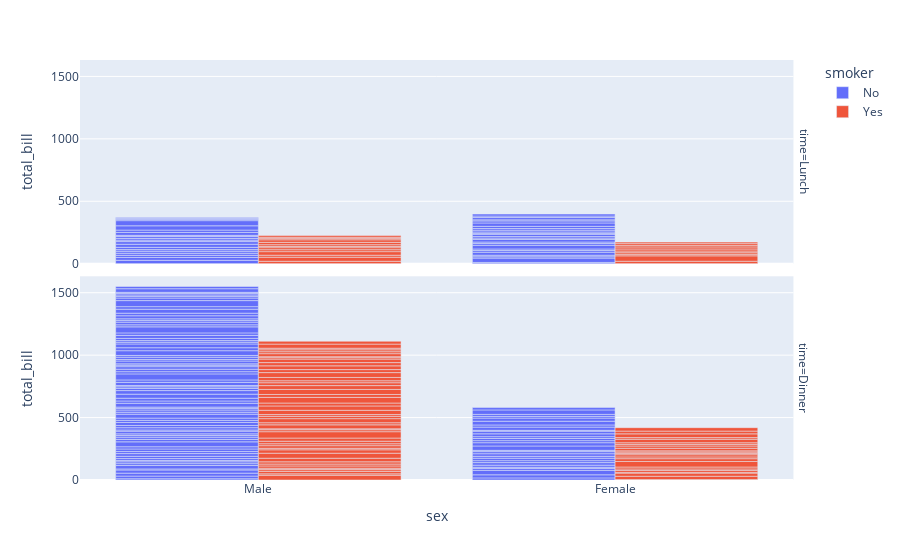

Notebook code cell kept with this figure:
### Code cell
fig = px.bar(df, x="sex", y="total_bill", color="smoker", barmode="group",
             facet_row="time",
             category_orders={"time": ["Lunch", "Dinner"]})
fig.show()

### Figure 1 — Plotly figure (JSON) as saved in the notebook; plotly's stock layout.template omitted (floating-point values rounded to 4 significant figures)
{"data": [{"alignmentgroup": "True", "hoverlabel": {"namelength": 0}, "hovertemplate": "smoker=No<br>time=Lunch<br>sex=%{x}<br>total_bill=%{y}", "legendgroup": "No", "marker": {"color": "#636efa"}, "name": "No", "offsetgroup": "No", "orientation": "v", "showlegend": true, "textposition": "auto", "type": "bar", "x": ["Male", "Male", "Male", "Male", "Female", "Male", "Female", "Male", "Male", "Male", "Male", "Female", "Female", "Female", "Male", "Female", "Male", "Male", "Female", "Female", "Male", "Female", "Female", "Male", "Male", "Female", "Female", "Female", "Female", "Female", "Female", "Female", "Female", "Female", "Male", "Male", "Female", "Female", "Female", "Female", "Female", "Male", "Male", "Male", "Female"], "xaxis": "x2", "y": [27.2, 22.76, 17.29, 16.66, 10.07, 15.98, 34.83, 13.03, 18.28, 24.71, 21.16, 10.65, 12.43, 24.08, 11.69, 13.42, 14.26, 15.95, 12.48, 29.8, 8.52, 14.52, 11.38, 22.82, 19.08, 20.27, 11.17, 12.26, 18.26, 8.51, 10.33, 14.15, 13.16, 17.47, 34.3, 41.19, 27.05, 16.43, 8.35, 18.64, 11.87, 9.78, 7.51, 7.56, 15.98], "yaxis": "y2"}, {"alignmentgroup": "True", "hoverlabel": {"namelength": 0}, "hovertemplate": "smoker=No<br>time=Dinner<br>sex=%{x}<br>total_bill=%{y}", "legendgroup": "No", "marker": {"color": "#636efa"}, "name": "No", "offsetgroup": "No", "orientation": "v", "showlegend": false, "textposition": "auto", "type": "bar", "x": ["Female", "Male", "Male", "Male", "Female", "Male", "Male", "Male", "Male", "Male", "Male", "Female", "Male", "Male", "Female", "Male", "Female", "Male", "Female", "Male", "Male", "Female", "Female", "Male", "Male", "Male", "Male", "Male", "Male", "Female", "Male", "Male", "Female", "Female", "Male", "Male", "Male", "Female", "Male", "Male", "Male", "Male", "Male", "Male", "Male", "Male", "Male", "Male", "Male", "Male", "Male", "Female", "Female", "Male", "Male", "Male", "Female", "Male", "Male", "Male", "Female", "Male", "Male", "Female", "Female", "Male", "Male", "Female", "Male", "Female", "Male", "Male", "Female", "Male", "Male", "Female", "Female", "Male", "Male", "Male", "Male", "Male", "Male", "Female", "Male", "Female", "Female", "Male", "Male", "Male", "Female", "Male", "Male", "Male", "Male", "Male", "Male", "Male", "Male", "Male", "Male", "Male", "Female", "Male", "Male", "Female"], "xaxis": "x", "y": [16.99, 10.34, 21.01, 23.68, 24.59, 25.29, 8.77, 26.88, 15.04, 14.78, 10.27, 35.26, 15.42, 18.43, 14.83, 21.58, 10.33, 16.29, 16.97, 20.65, 17.92, 20.29, 15.77, 39.42, 19.82, 17.81, 13.37, 12.69, 21.7, 19.65, 9.55, 18.35, 15.06, 20.69, 17.78, 24.06, 16.31, 16.93, 18.69, 31.27, 16.04, 17.46, 13.94, 9.68, 30.4, 18.29, 22.23, 32.4, 28.55, 18.04, 12.54, 10.29, 34.81, 9.94, 25.56, 19.49, 26.41, 48.27, 17.59, 20.08, 16.45, 20.23, 12.02, 17.07, 14.73, 10.51, 22.49, 22.75, 12.46, 20.92, 18.24, 14, 7.25, 38.07, 23.95, 25.71, 17.31, 29.93, 14.07, 13.13, 17.26, 24.55, 19.77, 29.85, 48.17, 25, 13.39, 16.49, 21.5, 12.66, 16.21, 13.81, 24.52, 20.76, 31.71, 20.69, 48.33, 20.45, 13.28, 11.61, 10.77, 10.07, 35.83, 29.03, 17.82, 18.78], "yaxis": "y"}, {"alignmentgroup": "True", "hoverlabel": {"namelength": 0}, "hovertemplate": "smoker=Yes<br>time=Lunch<br>sex=%{x}<br>total_bill=%{y}", "legendgroup": "Yes", "marker": {"color": "#EF553B"}, "name": "Yes", "offsetgroup": "Yes", "orientation": "v", "showlegend": true, "textposition": "auto", "type": "bar", "x": ["Male", "Male", "Male", "Female", "Male", "Male", "Male", "Male", "Female", "Female", "Male", "Male", "Female", "Female", "Female", "Male", "Female", "Male", "Female", "Male", "Male", "Female", "Female"], "xaxis": "x2", "y": [19.44, 32.68, 16, 19.81, 28.44, 15.48, 16.58, 10.34, 43.11, 13, 13.51, 18.71, 12.74, 13, 16.4, 20.53, 16.47, 12.16, 13.42, 8.58, 13.42, 16.27, 10.09], "yaxis": "y2"}, {"alignmentgroup": "True", "hoverlabel": {"namelength": 0}, "hovertemplate": "smoker=Yes<br>time=Dinner<br>sex=%{x}<br>total_bill=%{y}", "legendgroup": "Yes", "marker": {"color": "#EF553B"}, "name": "Yes", "offsetgroup": "Yes", "orientation": "v", "showlegend": false, "textposition": "auto", "type": "bar", "x": ["Male", "Male", "Male", "Male", "Male", "Male", "Female", "Male", "Female", "Female", "Male", "Male", "Female", "Female", "Male", "Male", "Male", "Male", "Female", "Female", "Female", "Female", "Male", "Male", "Male", "Female", "Female", "Female", "Female", "Male", "Male", "Male", "Male", "Male", "Male", "Male", "Male", "Female", "Male", "Male", "Male", "Male", "Male", "Male", "Female", "Male", "Female", "Male", "Male", "Male", "Male", "Male", "Female", "Male", "Male", "Female", "Female", "Female", "Male", "Male", "Male", "Female", "Female", "Male", "Male", "Male", "Male", "Male", "Female", "Male"], "xaxis": "x", "y": [38.01, 11.24, 20.29, 13.81, 11.02, 18.29, 3.07, 15.01, 26.86, 25.28, 17.92, 28.97, 5.75, 16.32, 40.17, 27.28, 12.03, 21.01, 11.35, 15.38, 44.3, 22.42, 15.36, 20.49, 25.21, 14.31, 17.51, 10.59, 10.63, 50.81, 15.81, 7.25, 31.85, 16.82, 32.9, 17.89, 14.48, 9.6, 34.63, 34.65, 23.33, 45.35, 23.17, 40.55, 20.9, 30.46, 18.15, 23.1, 15.69, 26.59, 38.73, 24.27, 12.76, 30.06, 25.89, 13.27, 28.17, 12.9, 28.15, 11.59, 7.74, 30.14, 22.12, 24.01, 15.69, 15.53, 12.6, 32.83, 27.18, 22.67], "yaxis": "y"}], "layout": {"annotations": [{"font": {}, "showarrow": false, "text": "time=Dinner", "textangle": 90, "x": 0.98, "xanchor": "left", "xref": "paper", "y": 0.2425, "yanchor": "middle", "yref": "paper"}, {"font": {}, "showarrow": false, "text": "time=Lunch", "textangle": 90, "x": 0.98, "xanchor": "left", "xref": "paper", "y": 0.7575, "yanchor": "middle", "yref": "paper"}], "barmode": "group", "legend": {"title": {"text": "smoker"}, "tracegroupgap": 0}, "margin": {"t": 60}, "xaxis": {"anchor": "y", "domain": [0, 0.98], "title": {"text": "sex"}}, "xaxis2": {"anchor": "y2", "domain": [0, 0.98], "matches": "x", "showticklabels": false}, "yaxis": {"anchor": "x", "domain": [0, 0.485], "title": {"text": "total_bill"}}, "yaxis2": {"anchor": "x2", "domain": [0.515, 1], "matches": "y", "title": {"text": "total_bill"}}}}
